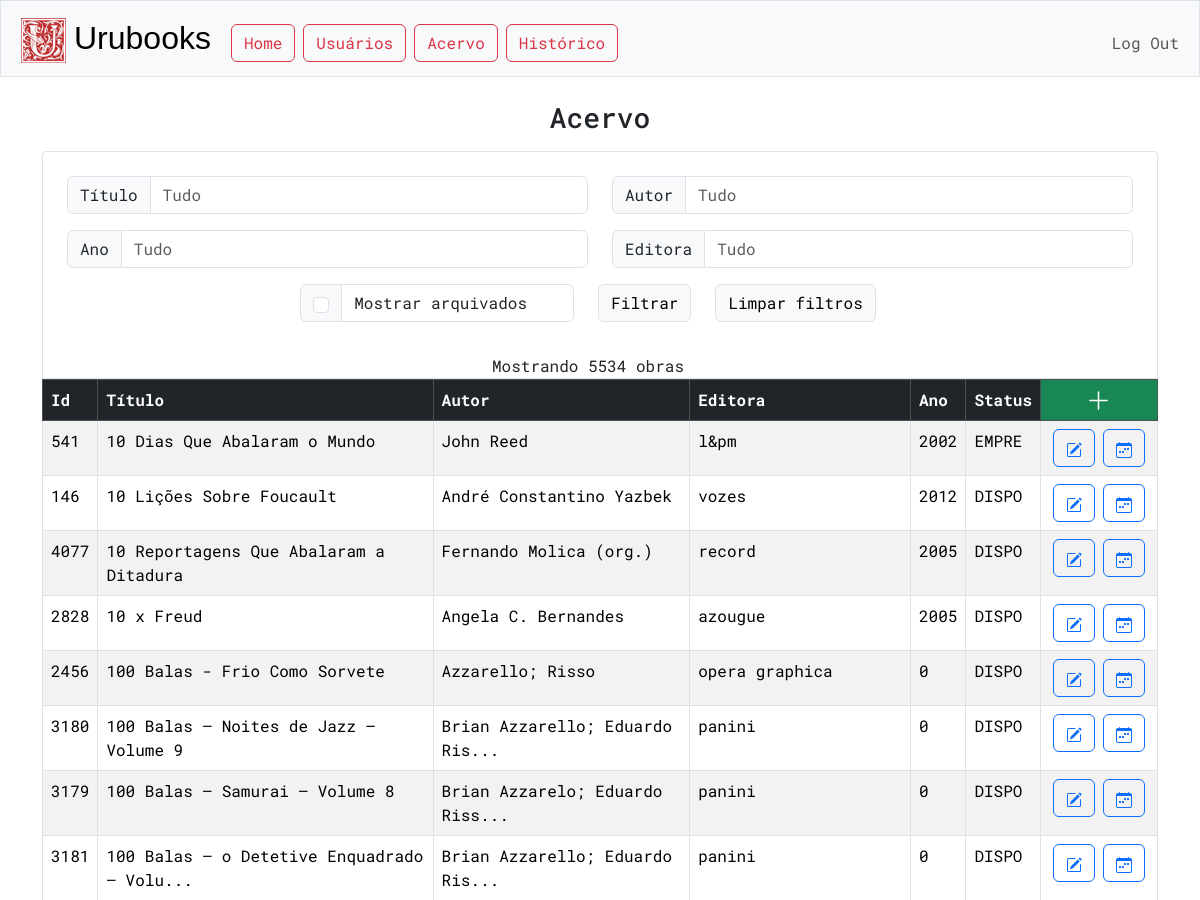
/acervo (signed in, upper part), run on an earlier commit of the app's database.
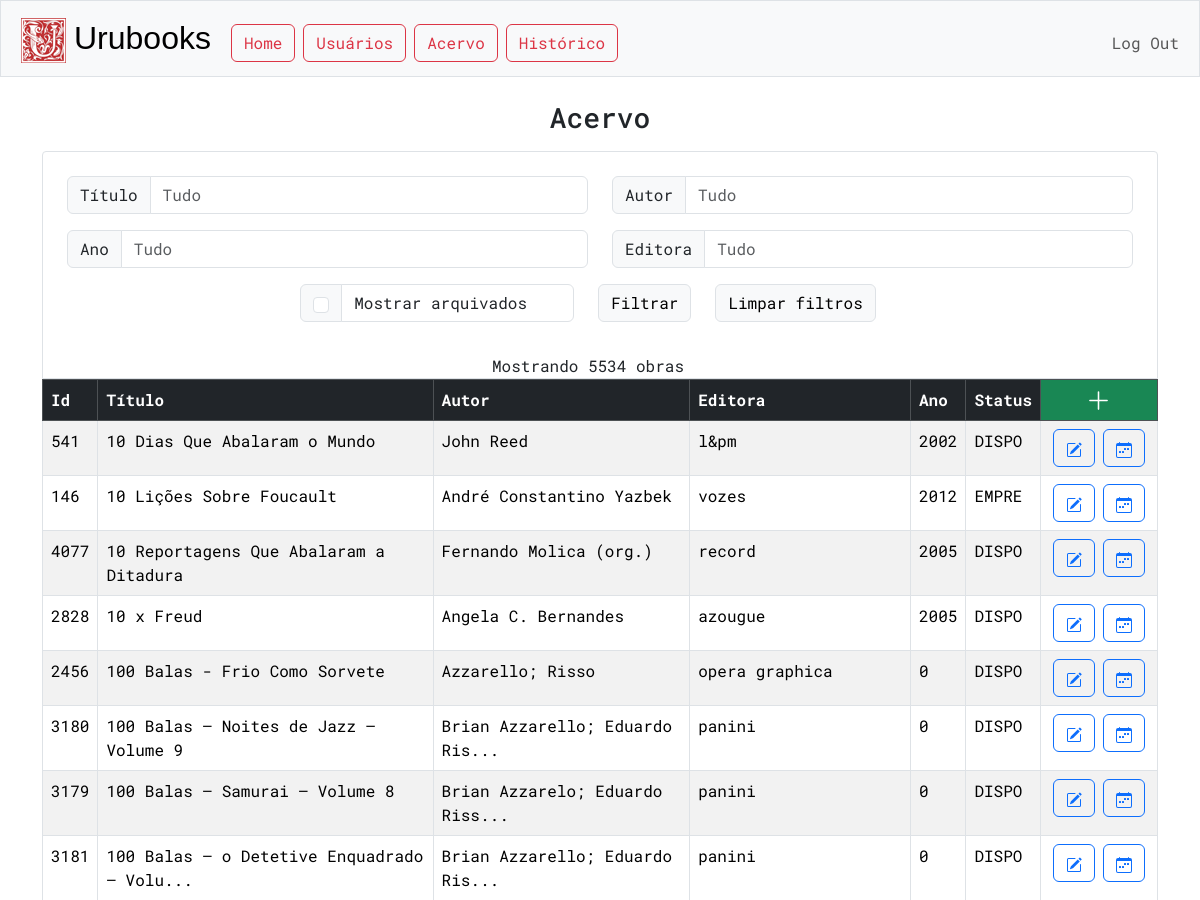
And on a later commit of the database.
### tables this page shows
CREATE TABLE acervo (
id INTEGER PRIMARY KEY AUTOINCREMENT NOT NULL,
titulo TEXT NOT NULL,
autor TEXT NOT NULL,
editora TEXT,
ano INTEGER,
status TEXT
);

### app.py (the view)
@app.route("/acervo", methods=["GET", "POST"])
@login_required
def acervo():
    edited_book = {}
    if edit_id := request.args.get("edit-book"):
        edited_book = db.execute("SELECT * FROM acervo WHERE id = ?", edit_id)[0]
    filtros = {}
    filtros_placeholder = {}
    filtro_titulo = request.args.get('filtro-titulo')
    if filtro_titulo:
        filtros_placeholder["titulo"] = filtro_titulo
        filtros["titulo"] = "%" + filtro_titulo + "%"
    filtro_autor = request.args.get('filtro-autor')
    if filtro_autor:
        filtros_placeholder["autor"] = filtro_autor
        filtros["autor"] = "%" + filtro_autor + "%"
    filtro_ano = request.args.get("filtro-ano")
    if filtro_ano:
        filtros_placeholder["ano"] = filtro_ano
        filtros["ano"] = "%" + filtro_ano + "%"
    filtro_editora = request.args.get("filtro-editora")
    if filtro_editora:
        filtros_placeholder["editora"] = filtro_editora
        filtros["editora"] = "%" + filtro_editora + "%"
    filtro_arquivado = " id IN (SELECT id FROM acervo WHERE status != 'ARQUIVADO')"
    if request.args.get('mostrar-arquivados') == 'true':
        filtros_placeholder["arquivado"] = 'true'
        filtro_arquivado = " id IN (SELECT id FROM acervo WHERE status = 'DISPONIVEL' OR status = 'EMPRESTADO' OR status = 'ARQUIVADO')"
    LIVROS_POR_PAGINA = 50
    pagina_atual = int(request.args.get("pagina", 0))
    offset = LIVROS_POR_PAGINA * pagina_atual
    query = "SELECT * FROM acervo"
    if filtros:
        query += " WHERE " + " AND ".join([f"{key} LIKE ?" for key in filtros])
        acervo = db.execute(query + " AND " + filtro_arquivado + " ORDER BY titulo" + " LIMIT ?, ?", *tuple(filtros.values()), offset, LIVROS_POR_PAGINA)
        search_size = len(db.execute(query + " AND " + filtro_arquivado + " ORDER BY titulo", *tuple(filtros.values())))
    else:
        acervo = db.execute(query + " WHERE " + filtro_arquivado + " ORDER BY titulo" + " LIMIT ?, ?", offset, LIVROS_POR_PAGINA)
        search_size = len(db.execute(query + " WHERE " + filtro_arquivado))
    page_data = {
        "search_size":search_size,
        "atual":pagina_atual,
        "max":int(search_size/LIVROS_POR_PAGINA)
    }
    return render_template("acervo/index.html", acervo=acervo, edited_book=edited_book, filtros=filtros_placeholder, page_data=page_data)

### app.py (called while the page is built)
@app.after_request
def after_request(response):
    response.headers["Cache-Control"] = "no-cache, no-store, must-revalidate"
    response.headers["Expires"] = 0
    response.headers["Pragma"] = "no-cache"
    return response

### helpers.py (called while the page is built)
def login_required(f):
    @wraps(f)
    def decorated_function(*args, **kwargs):
        if session.get("user_id") is None:
            return redirect("/login")
        return f(*args, **kwargs)
    return decorated_function

### templates/acervo/index.html (shortened to what the changed rows need)
{% extends "layout.html" %}
{% block main %}
                            {% set checked = "checked" if filtros.arquivado == 'true' else ""%}
<table class='table table-bordered table-striped' style='text-align:start'>
    <thead class="table-dark">
        <th>Id</th>
        <th>Título</th>
        <th>Autor</th>
        <th>Editora</th>
        <th>Ano</th>
        <th>Status</th>
        <th style="text-align: center; background-color: #198754; padding: 0;">
            <a type='button' class="btn btn-success" href="acervo/incluir" style="width: 100%; height: 100%">
                <svg xmlns="http://www.w3.org/2000/svg" width="25" height="25" fill="currentColor" class="bi bi-plus-lg" viewBox="0 0 16 16">
                    <path fill-rule="evenodd" d="M8 2a.5.5 0 0 1 .5.5v5h5a.5.5 0 0 1 0 1h-5v5a.5.5 0 0 1-1 0v-5h-5a.5.5 0 0 1 0-1h5v-5A.5.5 0 0 1 8 2"/>
                </svg>
            </a>
        </th>
    </thead>
    <tbody>
        {% if acervo %}
            {% for livro in acervo %}
                <tr>
                    <td>{{ livro.id }}</td>
                    <td>{{ livro.titulo }}</td>
                    <td>{{ livro.autor }}</td>
                    <td>{{ livro.editora }}</td>
                    <td>{{ livro.ano }}</td>
                    <td>{{ livro.status[:5] }}</td>
                    <td class="options-cell">
                        <div class="btn-group">
                            <form action="/acervo/editar" method="get">
                                <button type='submit' class="btn btn-outline-primary mx-1">
                                </button>
                            </form>
                            <form action="/emprestar" method="get">
                                <button type='submit' class="btn btn-outline-primary mx-1">
                                </button>
                            </form>
                        </div>
                    </td>
                </tr>
            {% endfor %}
        {% else %}
        <tr><td colspan="6"><h6 style="color:grey;text-align: center;">Nenhuma obra encontrada.</h6></td></tr>
        {% endif %}
    </tbody>
</table>
{% endblock %}

What changed in the data, as far as the page shows it:
changed acervo "10 Dias Que Abalaram o Mundo": status "EMPRE" → "DISPO"
changed acervo "10 Lições Sobre Foucault": status "DISPO" → "EMPRE"
